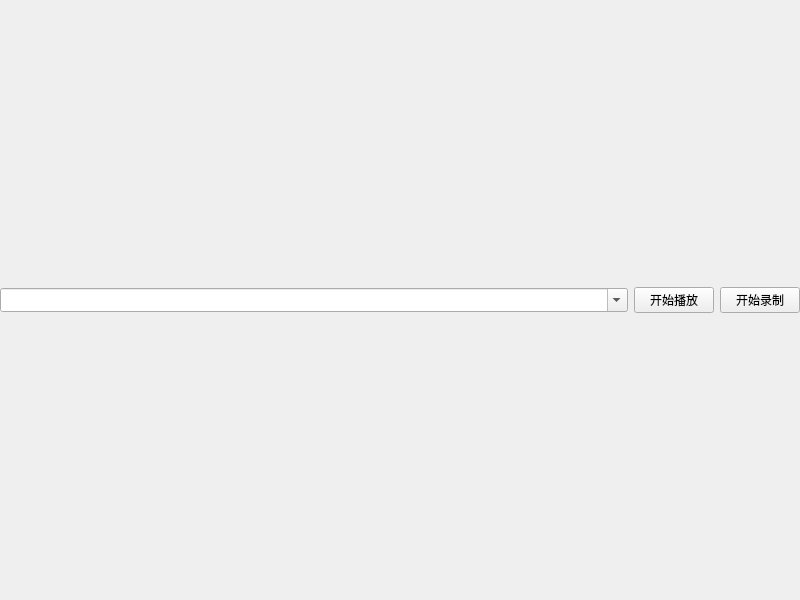
<?xml version="1.0" encoding="UTF-8"?>
<ui version="4.0">
 <class>Widget</class>
 <widget class="QWidget" name="Widget">
  <property name="geometry">
   <rect>
    <x>0</x>
    <y>0</y>
    <width>800</width>
    <height>600</height>
   </rect>
  </property>
  <property name="windowTitle">
   <string>Widget</string>
  </property>
  <layout class="QVBoxLayout" name="verticalLayout">
   <property name="leftMargin">
    <number>0</number>
   </property>
   <property name="topMargin">
    <number>0</number>
   </property>
   <property name="rightMargin">
    <number>0</number>
   </property>
   <property name="bottomMargin">
    <number>0</number>
   </property>
   <item>
    <layout class="QHBoxLayout" name="horizontalLayout">
     <item>
      <widget class="QComboBox" name="com_url">
       <property name="editable">
        <bool>true</bool>
       </property>
       <property name="insertPolicy">
        <enum>QComboBox::InsertAtBottom</enum>
       </property>
       <property name="sizeAdjustPolicy">
        <enum>QComboBox::AdjustToMinimumContentsLengthWithIcon</enum>
       </property>
       <property name="duplicatesEnabled">
        <bool>false</bool>
       </property>
      </widget>
     </item>
     <item>
      <widget class="QPushButton" name="but_open">
       <property name="sizePolicy">
        <sizepolicy hsizetype="Fixed" vsizetype="Fixed">
         <horstretch>0</horstretch>
         <verstretch>0</verstretch>
        </sizepolicy>
       </property>
       <property name="text">
        <string>开始播放</string>
       </property>
      </widget>
     </item>
     <item>
      <widget class="QPushButton" name="but_save">
       <property name="sizePolicy">
        <sizepolicy hsizetype="Fixed" vsizetype="Fixed">
         <horstretch>0</horstretch>
         <verstretch>0</verstretch>
        </sizepolicy>
       </property>
       <property name="text">
        <string>开始录制</string>
       </property>
      </widget>
     </item>
    </layout>
   </item>
  </layout>
 </widget>
 <resources/>
 <connections/>
</ui>
